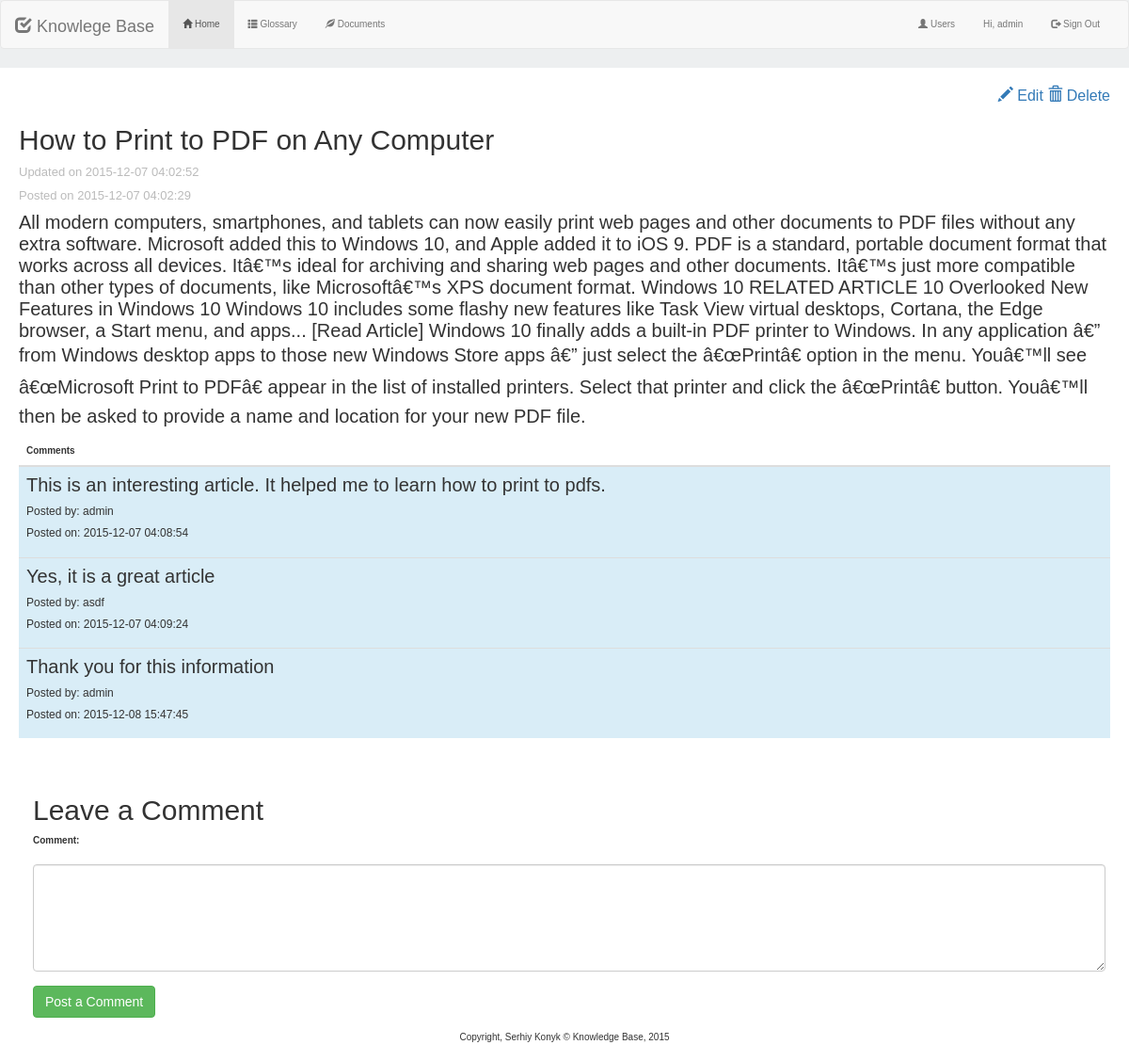
/kms.php?p=blog&id=21 (signed in), run on the app's committed database.
### tables this page shows
CREATE TABLE IF NOT EXISTS `posts` (
  `id` int(11) unsigned NOT NULL,
  `title` varchar(250) NOT NULL DEFAULT '',
  `body` text NOT NULL,
  `created` timestamp NOT NULL,
  `updated` timestamp NULL DEFAULT NULL,
  `slug` varchar(25) NOT NULL DEFAULT ''
);

CREATE TABLE IF NOT EXISTS `comments` (
  `id` int(11) unsigned NOT NULL,
  `article_id` int(11) NOT NULL,
  `user_id` int(11) NOT NULL,
  `comment` text,
  `created` timestamp NOT NULL
);

CREATE TABLE IF NOT EXISTS `users` (
  `user_id` int(11) NOT NULL,
  `user_type` int(11) NOT NULL,
  `state` int(11) NOT NULL,
  `username` varchar(25) NOT NULL,
  `email` varchar(35) NOT NULL,
  `password` varchar(50) NOT NULL,
  `full_name` varchar(50) DEFAULT NULL,
  `department` varchar(50) DEFAULT NULL,
  `position` varchar(50) DEFAULT NULL,
  `pic` varchar(100) DEFAULT NULL
);

### kms.php (called while the page is built, shortened)
<?php
include('session.php');
if (isset($_GET['p'])){
  $p = $_GET['p'];
}
include(ROOT.'/templates/header.php');
if($logon == TRUE){
  $page = $p.".php";
}
include($page);
include(ROOT.'/templates/footer.php');
?>

### session.php (called while the page is built, shortened)
<?php
if (isset($_SESSION['user'])) {
	$type = $_SESSION['type'];
	}
else {
	$user= NULL;
	$username = NULL;
	$logon = FALSE;
	}
?>

### blog.php (the view, shortened to what this page needs)
<?php
include('dbconnect.php');
if(empty($_GET['id'])){
	$page = false;
}
else{
	$id = $_GET['id'];
	$query = "
		SELECT title, body, created, updated
		FROM posts
		WHERE id = '$id'
		";
	$result = $db->query($query, MYSQLI_ASSOC);
}
if(empty($result))
{
	echo "
		<div class='alert alert-danger'>
   			 <strong>Warning</strong> No page found.
  		</div>";
}
else{
	while(list($title, $text, $date, $updated) = $result->fetch_row())
	{
		if($type == 1){
		echo "
			<div id='editIcon'>
				<a href='kms.php?p=article_modify&id=$id&action=Edit'><span class='glyphicon glyphicon-pencil'></span> Edit</a>
				<a href='kms.php?p=article_modify&id=$id&action=Delete'><span class='glyphicon glyphicon-trash'></span> Delete</a>
		  	</div>
			  ";
		}
		echo "<h2>$title</h2>";
		if($updated!=NULL){
			echo "<p class='faded'>Updated on $updated</p>";
		}
		echo "
			<p class='faded'>Posted on $date</p>
			<p>$text</p>
			";
	}
	$queryComents = "
		SELECT c.comment, u.username, c.created
		FROM comments c
		INNER JOIN users u
		ON c.user_id = u.user_id
		WHERE article_id = '$id'
		ORDER BY c.created
		";
	$commentsResult = $db->query($queryComents, MYSQLI_ASSOC);
	echo  "<table class='table table-striped'>
		    <thead>
		      <tr>
		        <th><b>Comments</b></th>
		      </tr>
		    </thead>
		    <tbody>";
	while(list($comment, $name, $created) = $commentsResult->fetch_row())
	{
	    echo "
	      <tr class='info'>
	        <td><p>$comment</p>
	        <h6>Posted by: $name</h6>
	        <h6>Posted on: $created</h6>
	        </td>
	      </tr>";
	}
	echo "</tbody>
			 </table>";
	include('posts.php');
}
?>

### css/styles.css (style rules this page uses)
body { font: 1em "Helvetica", sans-serif; background-color: #edeff0; }
table { width: 100%; table-layout: fixed; margin-bottom: 20px; }
table th { text-align: left; }
p { font: 2em "Helvetica", sans-serif; }
h1, h2, h3, h4, h5 { padding-top: 20px; font-weight: 200; }
#editIcon { font-size:medium; float: right; }
.faded { font-size: small; color: #bbb; }

### data on the page
posts: title "How to Print to PDF on Any Computer", updated "2015-12-07 04:02:52", created "2015-12-07 04:02:29", body "All modern computers, smartphones, and tablets can now easily print web pages and other documents to PDF files without any extra software. Microsoft added this to Windows 10, and Apple added it to iOS 9. PDF is a standard, portable document format that works across all devices. Itâ€™s ideal for archiving and sharing web pages and other documents. Itâ€™s just more compatible than other types of documents, like Microsoftâ€™s XPS document format. Windows 10 RELATED ARTICLE 10 Overlooked New Features in Windows 10 Windows 10 includes some flashy new features like Task View virtual desktops, Cortana, the Edge browser, a Start menu, and apps... [Read Article] Windows 10 finally adds a built-in…"
comments: comment "This is an interesting article. It helped me to learn how to print to pdfs.", user.username "admin", created "2015-12-07 04:08:54"
comments: comment "Yes, it is a great article", user.username "asdf", created "2015-12-07 04:09:24"
comments: comment "Thank you for this information", user.username "admin", created "2015-12-08 15:47:45"

### other printed values
$username "admin"
